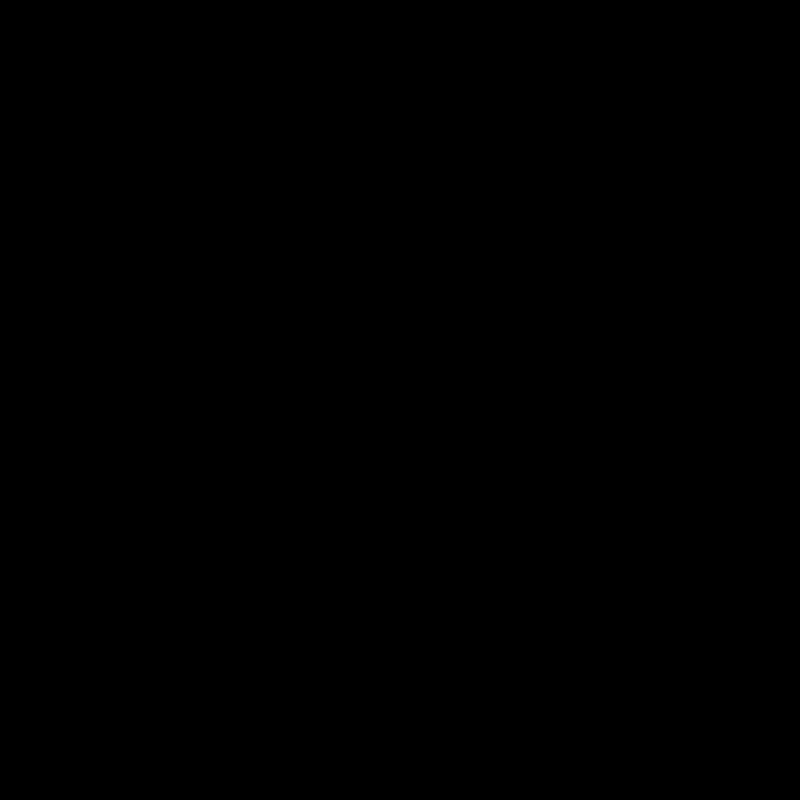
Frame 1 (no input)
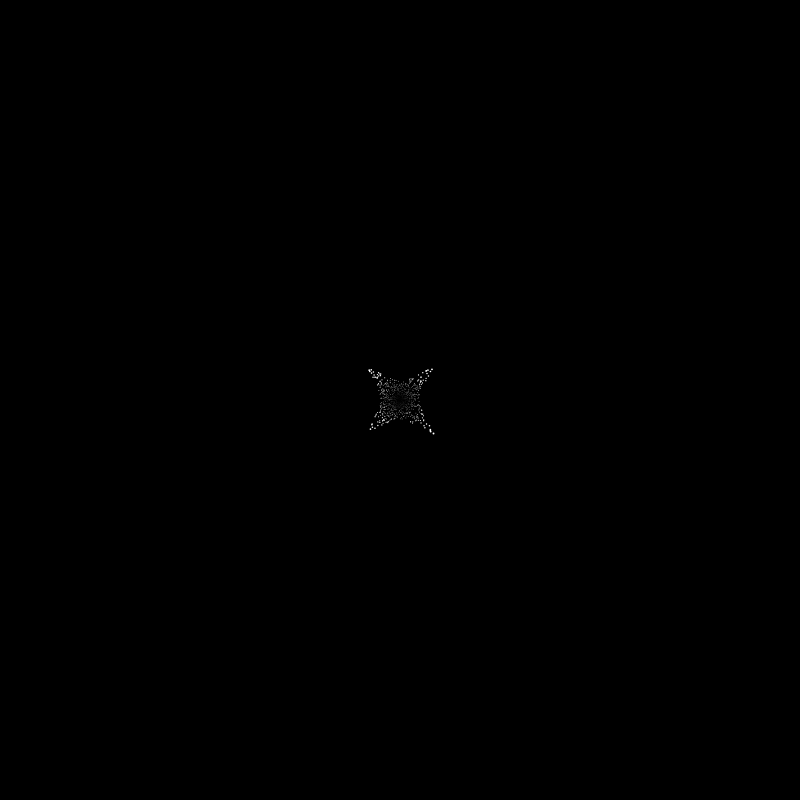
Frame 60 (no input)
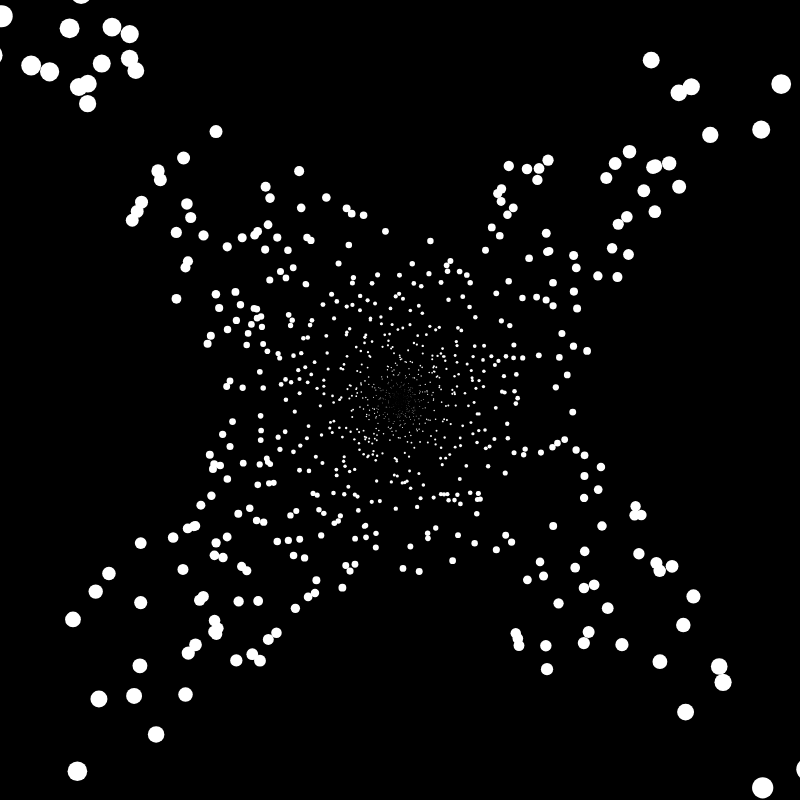
Frame 120 (the mouse pressed at the canvas centre since frame 60)

The p5.js sketch that drew these frames (run headless with seeded random() and noise() and a simulated clock; from frame 60 on, the mouse is pressed at the canvas centre):

// p5.js sketch
// ── sketch.js
var starPositionsX;
var starPositionsY;
var starDirectionsX;
var starDirectionsY

var numStars;
var maxDist;

function setup()
{
    createCanvas(800,800);
    
    starPositionsX = [];
    starPositionsY = [];
    starDirectionsX = [];
    starDirectionsY = [];
    numStars = 1000;
    
    for(var i = 0; i < numStars; i++)
        {
            starPositionsX.push(width/2);
            starPositionsY.push(height/2);
            starDirectionsX.push(random(-1,1));
            starDirectionsY.push(random(-1,1));
        }
        
        maxDist =dist(0,0,width/2, height/2);
}

function draw()
{
        background(0);
        fill(255);
        noStroke();
        
        for(var i = 0; i < numStars; i++)
            
            {
                var d = dist(width/2, height/2, starPositionsX[i], starPositionsY[i]);
                var r = d/25;
                var s = d * 20/maxDist + 0.1;
                ellipse(starPositionsX[i], starPositionsY[i], r,r);
                
                starPositionsX[i] += starDirectionsX[i] * s;
                starPositionsY[i] += starDirectionsY[i] * s;
                
                if(d > maxDist)
                {
                    starPositionsX[i] = width/2;
                    starPositionsY[i] = height/2;
                }
            }
    

}
